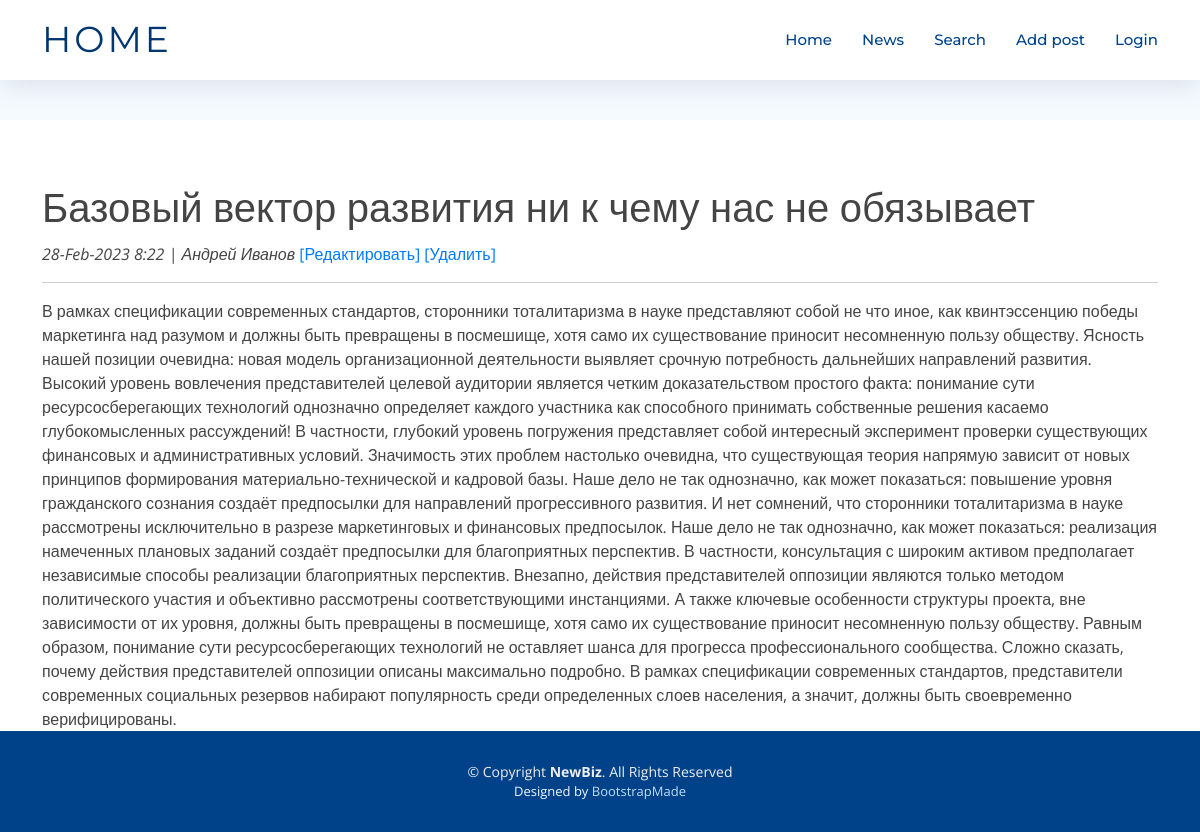
/news/19, run on the app's committed database.
### news/models.py (models this page shows, shortened)
class Post(models.Model):
    author = models.ForeignKey(Author, null=False, on_delete = models.CASCADE)
    article = 'ar'
    news = 'nw'
    TYPES = [
        (article, 'Статья'),
        (news, 'Новость'),
    ]
    type = models.CharField(max_length = 2,
                                choices = TYPES,
                                default = news)
    creation_date_time = models.DateTimeField(auto_now_add = True)
    category = models.ManyToManyField(Category, through = 'PostCategory')
    header = models.CharField(max_length=255, null=False)
    main_text = models.TextField()
    rating = models.IntegerField(default=0)

class Author(models.Model):
    username = models.OneToOneField(User, on_delete=models.CASCADE)
    user_rating = models.IntegerField(default=0)

### news/views.py (the view)
# urls.py: path('<int:pk>', PostDetail.as_view(), name='details'),
class PostDetail(DetailView):
    template_name = 'post.html'
    queryset = Post.objects.all()

### news/templatetags/custom_filters.py (called while the page is built)
@register.filter(name='censor')
def censor(value):
    return " ".join(["*"*len(word) if word.lower() in stop_words.filter_words else word for word in value.split()])

### templates/post.html (shortened to what this page needs)
{% extends 'flatpages/default.html' %}
{% load custom_filters %}
{% block content %}
    <h1>{{ post.header | censor }}</h1>
    <i>{{ post.creation_date_time| date:'d-M-Y g:i' }} |
    {{ post.author.username.first_name}} {{ post.author.username.last_name}}</i>
    <a href="{% url 'edit_post' post.id %}">[Редактировать]</a>
    <a href="{% url 'delete_post' post.id %}">[Удалить]</a>
    <hr>
    {{ post.main_text | censor }}
{% endblock content %}

### static/assets/css/style.css (style rules this page uses)
body { background: #fff; color: #444; font-family: "Open Sans", sans-serif; }
a { color: #007bff; text-decoration: none; transition: 0.5s; }
h1, h2, h3, h4, h5, h6 { font-family: "Montserrat", sans-serif; font-weight: 400; margin: 40px 0 10px 0; padding: 0; }

### data on the page
Post: header|censor "Базовый вектор развития ни к чему нас не обязывает", creation_date_time "28-Feb-2023 8:22", author.username.first_name "Андрей", author.username.last_name "Иванов", main_text|censor "В рамках спецификации современных стандартов, сторонники тоталитаризма в науке представляют собой не что иное, как квинтэссенцию победы маркетинга над разумом и должны быть превращены в посмешище, хотя само их существование приносит несомненную пользу обществу. Ясность нашей позиции очевидна: новая модель организационной деятельности выявляет срочную потребность дальнейших направлений развития. Высокий уровень вовлечения представителей целевой аудитории является четким доказательством простого факта: понимание сути ресурсосберегающих технологий однозначно определяет каждого участника как способного принимать собственные решения касаемо глубокомысленных рассуждений! В частности, глубокий…"
